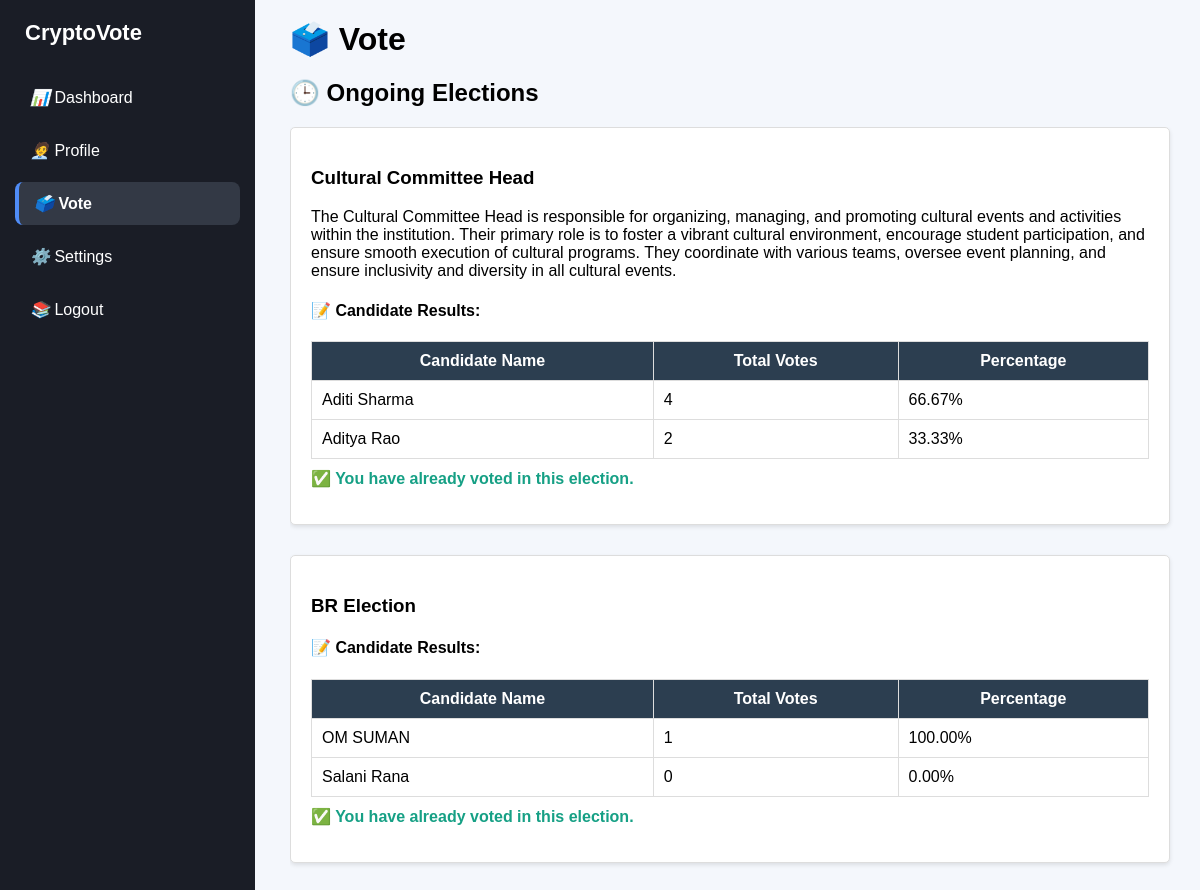
/vote/ (signed in), run on an earlier commit of the app's database.
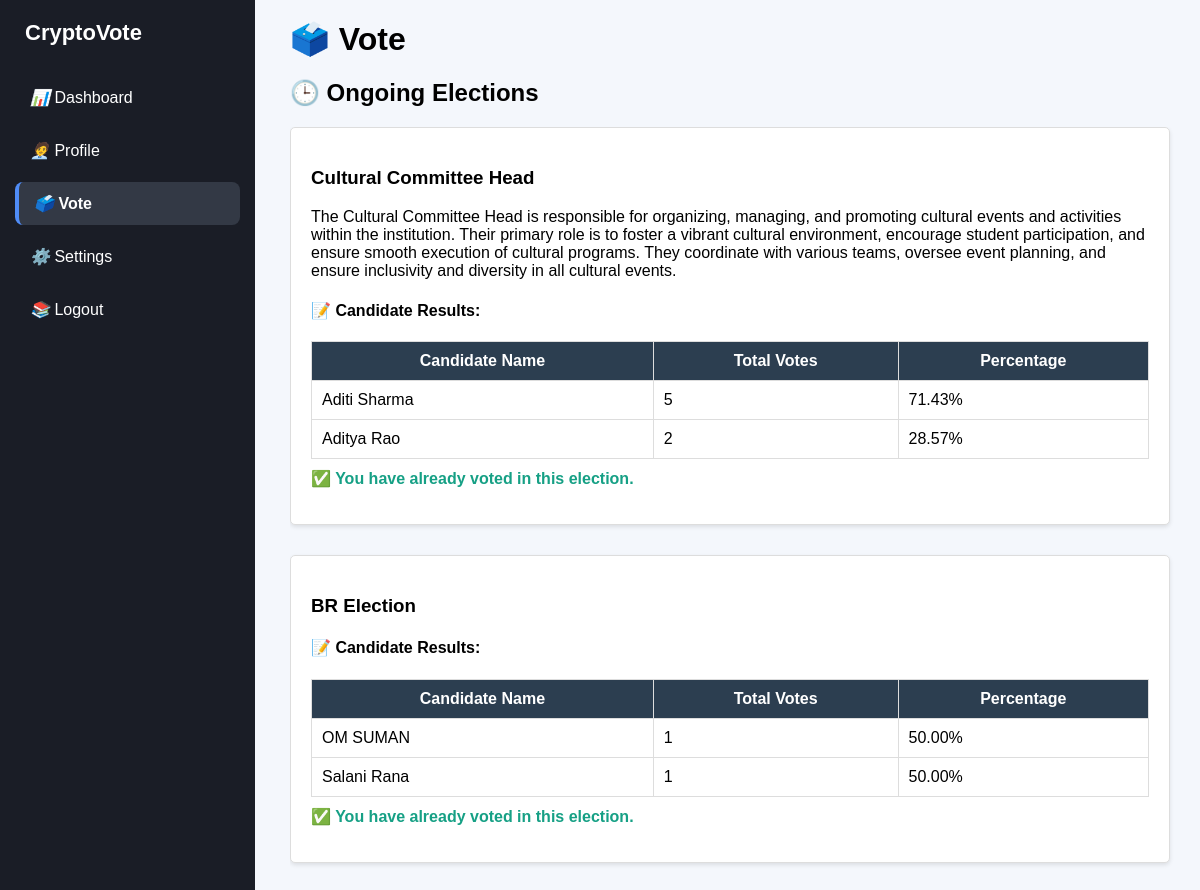
And on a later commit of the database.
### main/models.py (models this page shows, shortened)
class Candidate(models.Model):
    election = models.ForeignKey(Election, on_delete=models.CASCADE)
    name = models.CharField(max_length=200)
    department = models.CharField(max_length=200, blank=True)
    bio = models.TextField(blank=True)
    votes = models.PositiveIntegerField(default=0)
    def vote_percentage(self):
        total_votes = self.election.total_votes()
        if total_votes == 0:
            return 0
        return (self.votes / total_votes) * 100

class Election(models.Model):
    title = models.CharField(max_length=200)
    description = models.TextField(blank=True)
    start_date = models.DateTimeField()
    end_date = models.DateTimeField()
    is_active = models.BooleanField(default=True)
    def total_votes(self):
        return Vote.objects.filter(election=self).count()

### main/views.py (the view, shortened to what this page needs)
# urls.py: path('vote/', vote, name='vote'),
@login_required
def vote(request):
    ongoing_elections = Election.objects.filter(
        start_date__lte=datetime.now(), end_date__gte=datetime.now()
    ).order_by("end_date")
    user_votes = Vote.objects.filter(user=request.user)
    voted_election_ids = user_votes.values_list("election_id", flat=True)
    context = {
        "active_page": "vote",
        "ongoing_elections": ongoing_elections,
        "voted_election_ids": voted_election_ids,
    }
    return render(request, "vote.html", context)

### templates/vote.html (shortened to what this page needs)
{% load static %}
<!DOCTYPE html>
<html>
  <head>
  </head>
  <body>
    <div class="sidebar">
      <h2>CryptoVote</h2>
      <ul>
        <li>
          <a
            href="{% url 'dashboard' %}"
            class="{% if active_page == 'dashboard' %}active{% endif %}"
          >
            <i>📊</i> Dashboard
          </a>
        </li>
        <li>
          <a
            href="{% url 'profile' %}"
            class="{% if active_page == 'profile' %}active{% endif %}"
          >
            <i>🧑‍💼</i> Profile
          </a>
        </li>
        <li>
          <a
            href="{% url 'vote' %}"
            class="{% if active_page == 'vote' %}active{% endif %}"
          >
            <i>🗳️</i> Vote
          </a>
        </li>
        <li>
          <a
            href="{% url 'settings' %}"
            class="{% if active_page == 'settings' %}active{% endif %}"
          >
            <i>⚙️</i> Settings
          </a>
        </li>
        <li>
          <a href="{% url 'logout' %}"><i>📚</i> Logout</a>
        </li>
      </ul>
    </div>
    <div class="content">
      <h1>🗳️ Vote</h1>
      <h2>🕒 Ongoing Elections</h2>
      {% if ongoing_elections %}
      <div class="scroll-wrapper"
      <div class="election-container">
        {% for election in ongoing_elections %}
        <div class="election-box">
          <h3>{{ election.title }}</h3>
          <p>{{ election.description }}</p>
          {% if election.id in voted_election_ids %}
          <div class="results-section">
            <h4>📝 Candidate Results:</h4>
            <table class="styled-table">
              <thead>
                <tr>
                  <th>Candidate Name</th>
                  <th>Total Votes</th>
                  <th>Percentage</th>
                </tr>
              </thead>
              <tbody>
                {% for candidate in election.candidate_set.all %}
                <tr>
                  <td>{{ candidate.name }}</td>
                  <td>{{ candidate.votes }}</td>
                  <td>{{ candidate.vote_percentage|floatformat:2 }}%</td>
                </tr>
                {% endfor %}
              </tbody>
            </table>
            <p class="voted-info">
              ✅ You have already voted in this election.
            </p>
          </div>
          {% endif %}
        </div>
        {% endfor %}
      </div>
    </div>
      {% else %}
      <p class="no-elections">No ongoing elections at the moment.</p>
      {% endif %}
  </body>
</html>

What changed in the data, as far as the page shows it:
changed Candidate "Aditi Sharma": votes "4" → "5"; vote_percentage "66.67" → "71.43"
computed for Candidate "Aditya Rao": vote_percentage "33.33" → "28.57"
computed for Candidate "OM SUMAN": vote_percentage "100.00" → "50.00"
changed Candidate "Salani Rana": votes "0" → "1"; vote_percentage "0.00" → "50.00"
